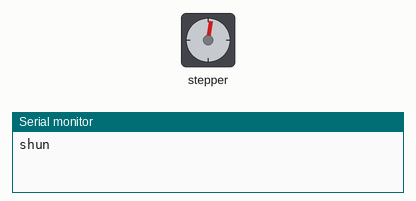
Bench run of a sketch on a simulated Arduino Uno, built with avr-gcc and run on an emulated ATmega328P. Shown: stepper motor, the last lines printed to the serial monitor. Stepper angles assume 100 steps per turn.

Above: at 0.15 s.
At 13.8 s:
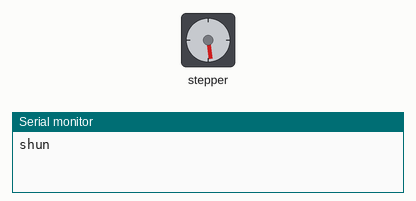
At 26.93 s:
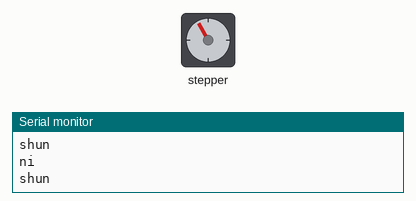
At 39.67 s:
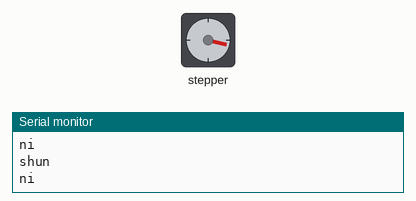
Timing chart, 0 to 40.0 s (numbered marks = the images above):
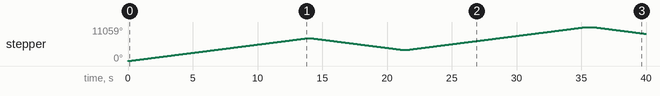

Measured:
- by itself, stepper: turns 7372° clockwise in 13.8 s, then 3686° counter-clockwise in 6.9 s, then 7373° clockwise in 13.7 s, then 2203° counter-clockwise in 4.1 s

The sketch:

stepermotor.ino
```cpp
/*28BYJ-48单极性步进电机
 * 28BYJ-48的含义为外径28毫米四相八拍式永磁减速型步进电机
 * 减速比1:63.684
 *可以得出转过一圈所需要节拍数是6463.684≈4076。
 *但实际上误差还是存在的，因为上面的计算结果都是约等得出的，实际误差大约是0.000056，即万分之0.56，转一万圈才会差出半圈，已经可以忽略不计了。
 */
//使用arduino IDE自带的Stepper.h库文件
#include <Stepper.h>

// 这里设置步进电机旋转一圈是多少步
#define STEPS 100

//设置步进电机的步数和引脚（就是注意点2里面说的驱动板上IN1～IN4连接的四个数字口）。
Stepper stepper(STEPS, 8, 9, 10, 11);

void setup()
{
  // 设置电机的转速：每分钟为90步
  stepper.setSpeed(90);
  // 初始化串口，用于调试输出信息
  Serial.begin(115200);
}

void loop()
{
    // 顺时针旋转一周
    Serial.println("shun");
    stepper.step(2048); //4步模式下旋转一周用2048 步。
    delay(500);

    // 逆时针旋转半周
    Serial.println("ni");
    stepper.step(-1024); //4步模式下旋转一周用2048 步。
    delay(500);
}
```
